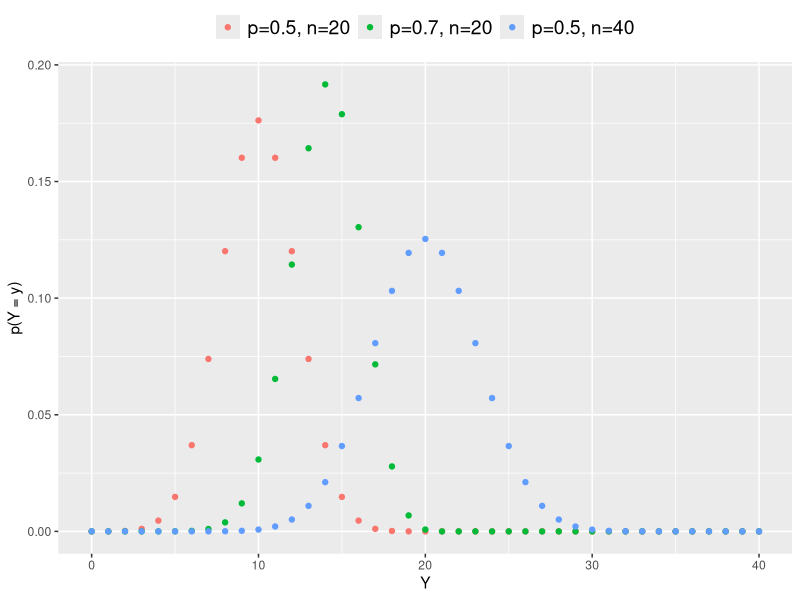
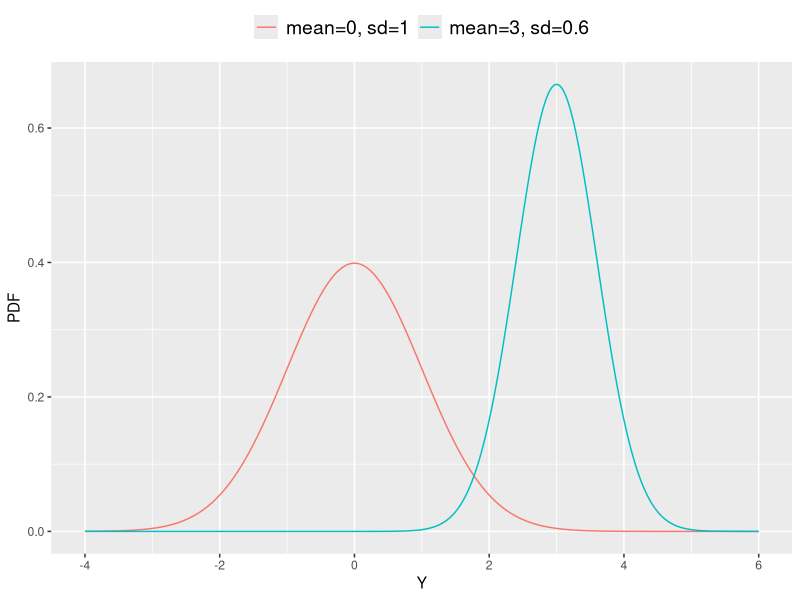
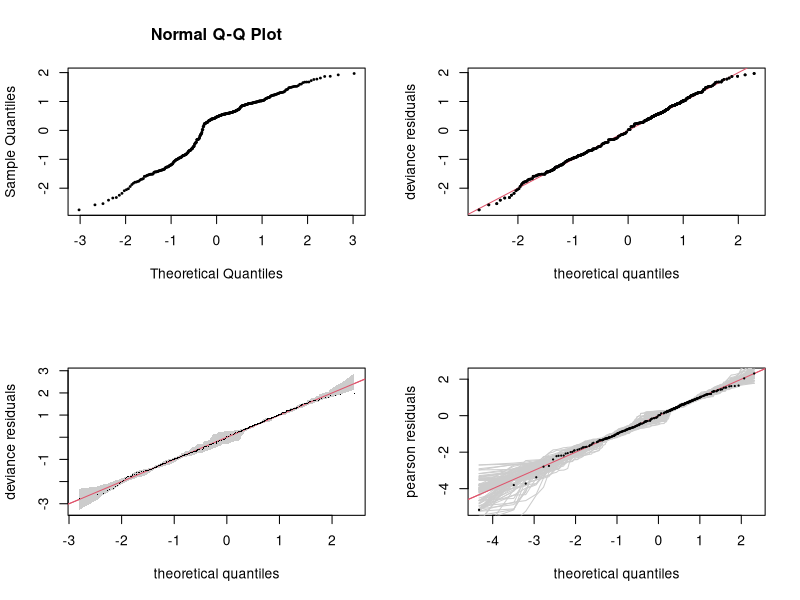
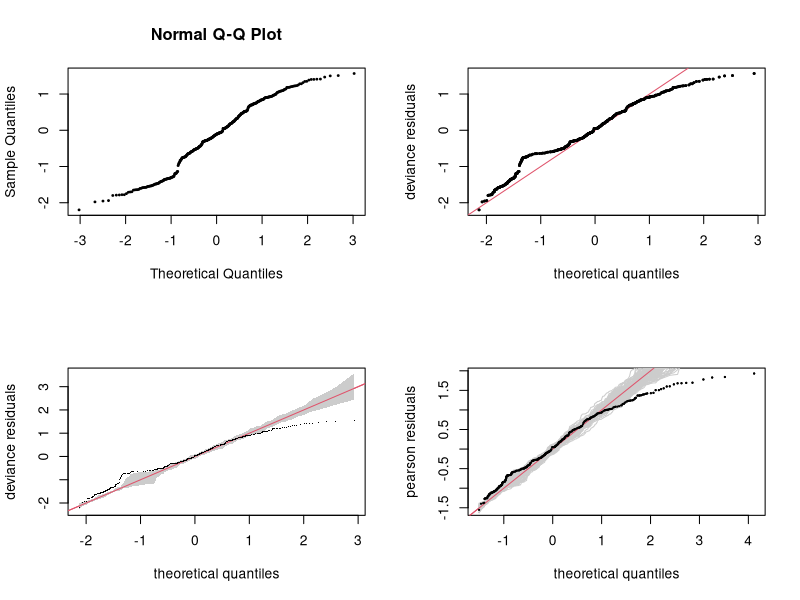
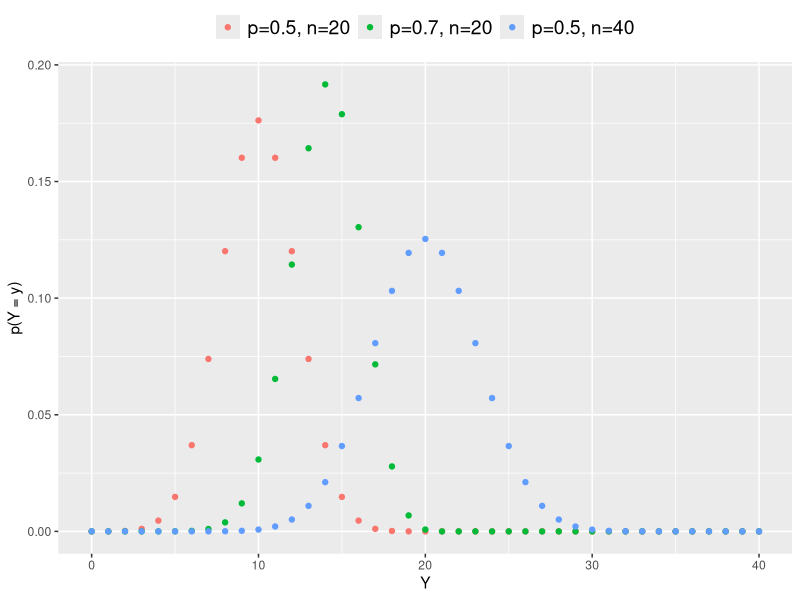
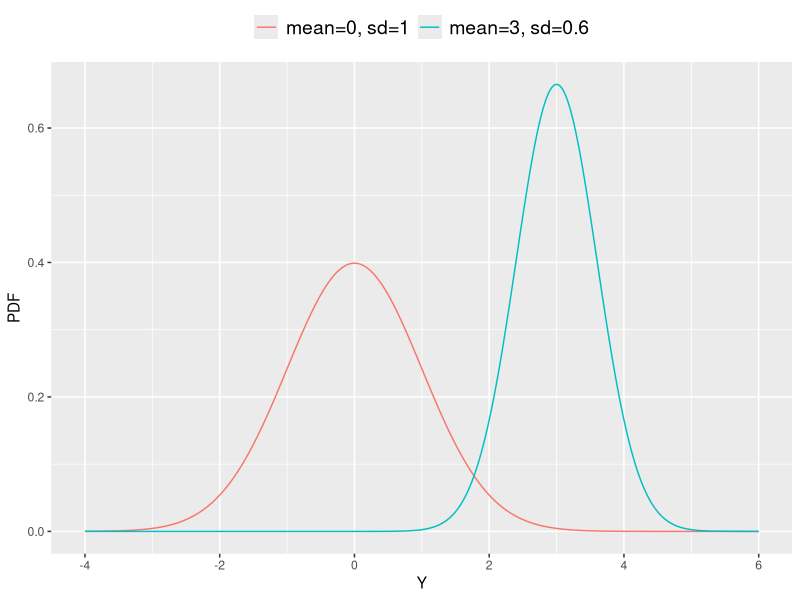

Write R code to recreate these figures, in order. (Note: this script raises an error after producing the figures.)
#Script RegressionModelOverview_MCF_PostWorkshop.r...Megan C. Ferguson...27 December 2021

  library(ggplot2)

  #What is the binomial distribution?

    #Plot the probability density functions for three Bin distributions:
    #dens1: p=0.5, n=20
    #dens2: p=0.7, n=20
    #dens3: p=0.5, n=40
      
      x <- seq(from=0, to=40, by=1)
      
      dens1 <- dbinom(x,
                     size=20,
                     prob = 0.5)
      
      dens2 <- dbinom(x,
                     size=20,
                     prob = 0.7)
      
      dens3 <- dbinom(x,
                     size=40,
                     prob = 0.5)
      
      df.dens <- cbind.data.frame(x, dens1, dens2, dens3)
      
      ggplot(df.dens, aes(x)) +
        geom_point(aes(y = dens1, colour = "dens1")) + 
        geom_point(aes(y = dens2, colour = "dens2")) +
        geom_point(aes(y = dens3, colour = "dens3")) +
        xlab("Y") +
        ylab("p(Y = y)") + 
        scale_color_hue(labels=c("p=0.5, n=20", 
                                 "p=0.7, n=20",
                                 "p=0.5, n=40")) +
        theme(legend.title = element_blank(),
              legend.text = element_text(size=14),
              legend.position = "top")
      ggsave(filename="Figures\\3_Binomial_Distributions.png",
             device="png", width=7.5, height=6.5, units="in")
      
  #What is the normal distribution?

    #Plot the probability density functions for two normal distributions:
    #dens1 has a mean=0 and standard deviation=1
    #dens2 has mean=3, sd=0.6
      x <- seq(from=-4, to=6, by=0.01)
      dens1 <- dnorm(x,
                     mean=0,
                     sd = 1)
      dens2 <- dnorm(x,
                     mean=3,
                     sd = 0.6)
      df.dens <- cbind.data.frame(x, dens1, dens2)
      ggplot(df.dens, aes(x)) +
        geom_line(aes(y = dens1, colour = "dens1")) + 
        geom_line(aes(y = dens2, colour = "dens2")) +
        xlab("Y") +
        ylab("PDF") + 
        scale_color_hue(labels=c("mean=0, sd=1", 
                                 "mean=3, sd=0.6")) +
        theme(legend.title = element_blank(),
              legend.text = element_text(size=14),
              legend.position = "top")        
      ggsave(filename="Figures\\2_Normal_Distributions.png",
             device="png", width=7.5, height=6.5, units="in")
      
  #A binomial, link="logit" (i.e., logistic) GAM from the mgcv package manual,
  #mgcv.pdf, page 200
      
    library(mgcv)
      
    ## simulate binomial data...
      set.seed(0) #Set seed for random number generator to get the same
                  #random numbers every time
      
      n.samp <- 400 #Set sample size
      
      dat <- gamSim(1,n=n.samp,dist="binary",scale=.33) #Simulate data
      
      p <- binomial()$linkinv(dat$f) ## binomial p
        #Break down the command above: Type ?stats::family in the R console to 
        #view the R helpfile that explains this further.
          B <- binomial() #Create an object called B that is class "family",
                          #in this case, the binomial family
          
          #Investgate B, which is a list with multiple named elements
            class(B) #The class of B.
            names(B) #The names assigned to B.
            B$family #The family name, as a character.
            B$link   #The name of the link function, as a character.
            B$linkfun#The link function, as a function.
                     #The logit link function is defined as log(p/(1-p))
            B$linkinv#The inverse of the link function, as a function.
                     #The inverse logit is exp(x)/(1 + exp(x))
            
          #So, binomial()$linkinv(dat$f) applies the inverse logit function
          #to the values stored in dat$f:
            
            test <- exp(dat$f)/(1 + exp(dat$f)) #Compute "p" manually
            summary(test - p) #These are identical

      n <- sample(c(1,3),n.samp,replace=TRUE) ## binomial n
        #Break down the command above: sample() is a function that 
        #randomly samples from the elements in c(1,3), n.samp times, with
        #replacement. n.samp is defined as 400 above. So, n is just a 
        #vector with 400 elements that is composed of a random assignment
        #of 1s and 3s, representing total # of trials for use by rbinom
        #below.
      
      dat$y <- rbinom(n,n,p)
        #Break down the command above: rbinom() creates length(n) random 
        #numbers from the binomial distribution. The binomial distribution
        #is defined by two parameters: 1) the number of trials (called n
        #here); and 2) the probability of success on each trial (p). The 
        #result is a vector y, the randomly-generated number of successes. 
        #The ith element of y, y[i], is the result
        #of randomly drawing from the binomial distribution with number of
        #trials equal to n[i] and probability of success on a single trial
        #equal to p[i]. y[i] corresponds to the number of successes out of 
        #n[i] trials.
      
      dat$n <- n #Save the n created above to dataframe dat
      
      lr.fit <- gam(y/n~s(x0)+s(x1)+s(x2)+s(x3),family=binomial,
                    data=dat,weights=n,method="REML")
        #Here, y/n is the proportion of successes, computed as the number
        #of successful trials divided by the total number of trials.
      
        #Also, note that the default link function for the binomial family 
        #is the logit. (See ?stats::family). The call above is identical to the
        #following:
          test <- gam(y/n~s(x0)+s(x1)+s(x2)+s(x3),family=binomial(link="logit"),
                      data=dat,weights=n,method="REML")
          summary(lr.fit)
          summary(test) #Identical to summary(lr.fit)

    par(mfrow=c(2,2))
    
    #The following code shows how to evaluate the fit of the model to the 
    #simulated data
    
      ## normal QQ-plot of deviance residuals
      qqnorm(residuals(lr.fit),pch=19,cex=.3)
      
      ## Quick QQ-plot of deviance residuals
      qq.gam(lr.fit,pch=19,cex=.3)
      
      ## Simulation based QQ-plot with reference bands
      qq.gam(lr.fit,rep=100,level=.9)
      
      ## Simulation based QQ-plot, Pearson resids, all
      ## simulated reference plots shown...
      qq.gam(lr.fit,rep=100,level=1,type="pearson",pch=19,cex=.2)
    
    ## Now fit the wrong model and check....
      #This shows what the model evaluation plots look like when the wrong
      #model is used to fit the data.
      pif <- gam(y~s(x0)+s(x1)+s(x2)+s(x3),family=poisson,data=dat,method="REML")
      par(mfrow=c(2,2))
      qqnorm(residuals(pif),pch=19,cex=.3)
      qq.gam(pif,pch=19,cex=.3)
      qq.gam(pif,rep=100,level=.9)
      qq.gam(pif,rep=100,level=1,type="pearson",pch=19,cex=.2)      
      dev.off()
          
  #Input Crance's bearded seal data and create preliminary models
      
    #Input data
      seal.dat <- read.csv("Data\\Bearded overwinter data - R figuring_forMF_byPng.csv")
      summary(seal.dat)
      
      #Rename some fields, to simplify
        idx <- which(names(seal.dat)=="X.yes")
        names(seal.dat)[idx] <- "Yes"
        
        idx <- which(names(seal.dat)=="X.Pngs")
        names(seal.dat)[idx] <- "Pngs"
        
      #Make sure Mooring is a factor variable
        seal.dat$Mooring <- as.factor(seal.dat$Mooring)
        summary(seal.dat)
                
    #CalJulian gam; logit link
    
      CalJulian.logit <- gam(Yes/Pngs ~ s(CalJulian, bs="cc"), #cyclic cubic regression spline
                                          data = seal.dat,
                                          weights = Pngs,
                                          method="REML",  #Restricted maximum likelihood to fit model
                                          family=binomial(link="logit"))
      plot(CalJulian.logit)
      
    #ActualJulianDate (scaled) gam; logit link
      
      #Scale ActualJulianDate to minimize chances of running into parameter estimation
      #issues during model fitting
      
        seal.dat$AJD <- seal.dat$ActualJulianDate/10000
        head(seal.dat$AJD)
        summary(seal.dat$ActualJulianDate)
        summary(seal.dat$AJD)

        AJD.logit <- gam(Yes/Pngs ~ s(AJD, bs="ts"), #thin plate regression spline w/ shrinkage
                                      data = seal.dat,
                                      weights = Pngs,
                                      method="REML",  
                                      family=binomial(link="logit"))
        plot(AJD.logit)
                                            
    #Ice gam; logit link
    
      Ice.logit <- gam(Yes/Pngs ~ s(Ice, bs="ts"), 
                                          data = seal.dat,
                                          weights = Pngs,
                                          method="REML",  
                                          family=binomial(link="logit"))
      plot(Ice.logit)

    #Distance gam; logit link.
    #Set k=7 in s(Distance) because there are only 7 unique distances and the 
    #default basis dimension for a ts spline is larger than that. See note about
    #k and choose.k in the Year gam below for more information. The default k
    #is 10, and if you try building the gam with the default setting you'll
    #get an error.
    
      Distance.logit.gam <- gam(Yes/Pngs ~ s(Distance, bs="ts", k=7), #specify k
                                          data = seal.dat,
                                          weights = Pngs,
                                          method="REML",  
                                          family=binomial(link="logit"))
      plot(Distance.logit.gam)

    #Year gam; logit link. Because there are only 5 years, need to set the argument
    #k (basis dimension) in the smooth term to a value <= 5 or else the following
    #error occurs: 
    #  "Error in smooth.construct.tp.smooth.spec(object, data, knots) : 
    #  A term has fewer unique covariate combinations than specified maximum 
    #  degrees of freedom"
    #See the choose.k helpfile for more information, including the following:
    #  "In practice k-1 (or k) sets the upper limit on the degrees of freedom 
    #   associated with an s smooth (1 degree of freedom is usually lost to the 
    #   identifiability constraint on the smooth)." 
    
      Year.logit.ts <- gam(Yes/Pngs ~ s(Year, bs="ts", k=5), #thin plate regression spline w/ shrinkage
                                          data = seal.dat,
                                          weights = Pngs,
                                          method="REML",  
                                          family=binomial(link="logit"))
      plot(Year.logit.ts)
      
      #Build model with cs smooth, just out of curiosity, to compare with ts model
        Year.logit.cs <- gam(Yes/Pngs ~ s(Year, bs="cs", k=5), #cubic regression spline w/ shrinkage
                                            data = seal.dat,
                                            weights = Pngs,
                                            method="REML",  
                                            family=binomial(link="logit"))
        plot(Year.logit.cs)

    #Global gam. Mooring as a fixed factor affecting only intercept (this is 
    #likely a poor choice). logit link.
    
      global.logit.int <- gam(Yes/Pngs ~ s(CalJulian, bs="cc") + 
                                       Mooring + #Mooring as a fixed effect (factor) that
                                                 #  can only affect the intercept
                                       s(Ice, bs="ts") +       
                                       s(Year, bs="ts", k=5),
                            data = seal.dat,
                            weights = Pngs,
                            method="REML",                     
                            family=binomial(link="logit"))
      plot(global.logit.int) #Note that the plots are all scaled to have the
      #same range on the y-axis. Can change that using the scale argument
      #to plot.gam, as follows:
        plot(global.logit.int, scale=0)
                              
    #CalJulian hgam. "GS" model structure from Pedersen et al. (2019), with mooring  
    #as a factor in the smooth for CalJulian, creating a shared global trend with
    #individual smooths for each mooring, and each factor-level smooth shares
    #the same smoothing parameter. 
    #logit link. For more information on bs="fs", see  
    #?mgcv::factor.smooth.interaction.
    
      #I don't think this is the best way to model this. See CalJulian.logit.GS.xt
      #and associated notes below for a better approach and rationale.   
        CalJulian.logit.GS <- gam(Yes/Pngs ~ s(CalJulian, bs="cc", m=2) +
                                           s(CalJulian, Mooring, bs="fs", m=2), #not sure if I need "cc" anywhere here
                            data = seal.dat,
                            weights = Pngs,
                            method="REML",                     
                            family=binomial(link="logit"))
        plot(CalJulian.logit.GS)
      
      #I think the next model is the correct model because it specifies cc splines  
      #for the global smooth and also for each factor level smooth. The following
      #is from ?mgcv::factor.smooth.interaction :
      #  "Any singly penalized basis can be used to smooth at each factor level. 
      #  The default is "tp", but alternatives can be supplied in the xt argument 
      #  of s (e.g. s(x,fac,bs="fs",xt="cr") or s(x,fac,bs="fs",xt=list(bs="cr")). 
      #  The k argument to s(...,bs="fs") refers to the basis dimension to use for 
      #  each level of the factor variable."      
      
        CalJulian.logit.GS.xt <- gam(Yes/Pngs ~ s(CalJulian, bs="cc", m=2) + 
                                                s(CalJulian, Mooring, bs="fs", 
                                                  xt=list(bs="cc"), m=2), #cc
                            data = seal.dat,
                            weights = Pngs,
                            method="REML",                     
                            family=binomial(link="logit"))
        plot(CalJulian.logit.GS.xt)
        
    #AJD hgam. "GS" model structure from Pedersen et al. (2019), with mooring  
    #as a factor in the smooth for AJD, creating a shared global trend with
    #individual smooths for each mooring that share the smoothing parameter. 
    #logit link. For more information on bs="fs", see  
    #?mgcv::factor.smooth.interaction. Use "tx" splines for the global and 
    #all factor-level smooths.
    
      #This model didn't run with bs="ts" and I don't know why. Maybe it's not
      #possible to use shrinkage smoothers with bs="fs"?
        not.run <- TRUE
        if(!not.run){ #Do not run this code if not.run is TRUE
          AJD.logit.GS <- gam(Yes/Pngs ~ s(AJD, bs="ts", m=2) +
                                       s(AJD, Mooring, bs="fs", 
                                         xt=list(bs="ts"), m=2),
                              data = seal.dat,
                              weights = Pngs,
                              method="REML",                     
                              family=binomial(link="logit"))
          plot(AJD.logit.GS)
        }
      
      #Shrinkage smoother for global; regular tp smoother for factor levels    
        AJD.logit.GS.ts <- gam(Yes/Pngs ~ s(AJD, bs="ts", m=2) +
                                     s(AJD, Mooring, bs="fs", m=2),
                            data = seal.dat,
                            weights = Pngs,
                            method="REML",                     
                            family=binomial(link="logit"))
        plot(AJD.logit.GS.ts)
      
      #Regular tp smoothers for all smooths  
        AJD.logit.GS.tp <- gam(Yes/Pngs ~ s(AJD, bs="tp", m=2) +
                                     s(AJD, Mooring, bs="fs", 
                                         xt=list(bs="tp"), m=2),
                            data = seal.dat,
                            weights = Pngs,
                            method="REML",                     
                            family=binomial(link="logit"))
        plot(AJD.logit.GS.tp)

    #Ice hgam. "GS" model structure from Pedersen et al. (2019), with mooring  
    #as a factor in the smooth for Ice, creating a shared global trend with
    #individual smooths for each mooring that share the smoothing parameter. 
    #logit link.
    
      Ice.logit.GS <- gam(Yes/Pngs ~ s(Ice, bs="ts", m=2) + 
                                     s(Ice, Mooring, bs="fs", m=2), 
                            data = seal.dat,
                            weights = Pngs,
                            method="REML",                     
                            family=binomial(link="logit"))
      plot(Ice.logit.GS)
      
    #Create a fake latitude variable, numbered 1:9 from south to north based on 
    #mooring location. Based on the mooring map in Jess's manuscript, I think
    #the correct order is as follows:
    # 1: NM1
    # 2: KZ1
    # 3: PH1
    # 4: CL1
    # 5: IC1
    # 6: WT1
    # 7: IC2
    # 8: BF2
    # 9: IC3
      
      Fake.Lat <- rep(NA, length=nrow(seal.dat))
      Fake.Lat[which(seal.dat$Mooring == "NM1")] <- 1
      Fake.Lat[which(seal.dat$Mooring == "KZ1")] <- 2
      Fake.Lat[which(seal.dat$Mooring == "PH1")] <- 3
      Fake.Lat[which(seal.dat$Mooring == "CL1")] <- 4
      Fake.Lat[which(seal.dat$Mooring == "IC1")] <- 5
      Fake.Lat[which(seal.dat$Mooring == "WT1")] <- 6
      Fake.Lat[which(seal.dat$Mooring == "IC2")] <- 7
      Fake.Lat[which(seal.dat$Mooring == "BF2")] <- 8
      Fake.Lat[which(seal.dat$Mooring == "IC3")] <- 9
      
      seal.dat$Fake.Lat <- Fake.Lat
      
      summary(seal.dat$Fake.Lat)
      summary(as.factor(seal.dat$Fake.Lat))
      summary(seal.dat$Mooring)
      
    #Bivariate smooth of AJD and Fake.Lat. logit link.
      
        AJD.Fake.Lat.logit <- gam(Yes/Pngs ~ te(AJD, Fake.Lat, bs="ts"), #tensor product spline
                                      data = seal.dat,
                                      weights = Pngs,
                                      method="REML",  
                                      family=binomial(link="logit"))
        plot(AJD.Fake.Lat.logit)
      
    #Trivariate smooth of AJD, Fake.Lat, and Ice. logit link.
      
        AJD.Fake.Lat.Ice.logit <- gam(Yes/Pngs ~ te(AJD, Fake.Lat, Ice, bs="ts"),
                                      data = seal.dat,
                                      weights = Pngs,
                                      method="REML",  
                                      family=binomial(link="logit"))
        plot(AJD.Fake.Lat.Ice.logit) #These default figures are awful!!
          #I think each plot is showing Fake.Lat on the x-axis and AJD on the 
          #y-axis. Then, each plot sets Ice to be a constant value, and the
          #colors and contours show the value of the spline. I think the 
          #supplementary files for Pedersen et al. 2019 likely have good
          #examples of how to build better plots for these types of models.
          #Files available at https://github.com/eric-pedersen/mixed-effect-gams;
          #open supplemental_code.r and search for bird_modGS, which is Figure
          #12 in the manuscript.
          
    #AJD and Ice hgam. "GS" model structure from Pedersen et al. (2019), with mooring  
    #as a factor in the smooth for AJD and Ice, creating a shared global trend with
    #individual smooths for each mooring that share the smoothing parameter. 
    #logit link. See p. 15 of Pedersen et al. 2019 for coding details and his
    #supplemental_code.r for plotting suggestions. 
    
      #This model takes a while to build.  
        AJD.Ice.logit.GS <- gam(Yes/Pngs ~ te(AJD, Ice, bs="tp", m=2) + 
                                         t2(AJD, Ice, Mooring, 
                                            bs=c("tp", "tp", "re"),
                                            m=2, full=TRUE), 
                                        data = seal.dat,
                                        weights = Pngs,
                                        method="REML",                     
                                        family=binomial(link="logit"))
        plot(AJD.Ice.logit.GS) #This plot is not very helpful
          
    #Other types of variables and models to consider:
    # i. Consider examining latitude of each mooring instead of 
    #    mooring as a factor variable.
    # ii. Regular gam with a bivariate tensor product smooth 
    #      te(date, latitude). From the ?te helpfile: 
    #      "Tensor product smooths are especially useful for representing 
    #       functions of covariates measured in different units, although they 
    #       are typically not quite as nicely behaved as t.p.r.s. smooths for 
    #       well scaled covariates." In other words, te smooths can be anisotropic,
    #       whereas tprs smooths are only isotropic.
    # iii. Regular gam with a trivariate smooth: te(date, latitude, ice)
    # iv. Evaluate whether the logit link is appropriate. Another potential
    #    link fcn to use is the cloglog link.
    # v. Evaluate whether the binomial distribution is appropriate. If there
    #   are an overwhelmingly large number of zeros in the data, a zero-inflated
    #   binomial model might be better.

        
        
        
        
                
        
    #Models that MCF added on 12.27.
        
      #Explicitly omit NA data so that we know what dataset we're working with
        
        idx <- which(is.na(seal.dat$Yes) == TRUE)
        seal.dat.noNA <- seal.dat[-idx,]
        summary(seal.dat.noNA)
        
      #Make Month a factor 
        seal.dat.noNA <- cbind.data.frame(seal.dat.noNA, "mo.fact"=as.factor(seal.dat.noNA$Month))

      #Build CalJulian.Ice.Mooring model  
        CalJulian.Ice.Mooring.logit.GS <- gam(Yes/Pngs ~ te(CalJulian, Ice, bs=c("cc","tp"), m=2) + 
                                                       t2(CalJulian, Ice, Mooring, 
                                                          bs=c("cc", "tp", "re"),
                                                          m=2, full=TRUE), 
                                                      data = seal.dat.noNA,
                                                      weights = Pngs,
                                                      method="REML",                     
                                                      family=binomial(link="logit"))
        gam.check(CalJulian.Ice.Mooring.logit.GS) 
        
        
        
        
        
          #This says that the term te(CalJulian, Ice) has k' = 19.0. I'm not sure why it was 19. 
          #The helpfile for te() says the default k is 5^d, and I think d is the number of dimensions
          #in the smooth, which would be 2 in this case. The te() helpfile also says that if
          #k is supplied as a single number, that basis dimension is used for each basis. If k
          #is supplied as an array, then the elements are the dimensions of the component
          #marginal bases of the tensor product. The choose.k helpfile says that, for
          #te smooths, the upper limit of the degrees of freedom is given by the product of the 
          #k values provided for each marginal smooth, less one for the constraint. It seems like k' 
          #provided in the output from gam.check represents the upper limit on the degrees of freedom
          #for that term. Because CalJulian.Ice.logit.GS used the default k value, I 
          #expected the upper limit on the degrees of freedom to be 5^2 - 1 = 25 - 1 = 24, not 19. 
        
        #Examine residuals further to see if k is an issue 
          resids <- residuals.gam(CalJulian.Ice.Mooring.logit.GS)
          dat <- cbind.data.frame(seal.dat.noNA, resids)
          CalJulian.Ice.Mooring.logit.GS.resids <- gam(resids ~ te(CalJulian, Ice, bs=c("cc","tp"), m=2, k=20), 
                                                                            data = dat,
                                                                            method="REML",                     
                                                                            family=normal)
      
        
        
        
        
        
        
        
        
        
      
      #Try increasing k. See mgcv helpfiles for choose.k, te, and gam.check  
        CalJulian.Ice.Mooring.logit.GS.k20 <- gam(Yes/Pngs ~ te(CalJulian, Ice, bs=c("cc","tp"), m=2, k=20) + 
                                         t2(CalJulian, Ice, Mooring, 
                                            bs=c("cc", "tp", "re"),
                                            m=2, full=TRUE), 
                                        data = seal.dat,
                                        weights = Pngs,
                                        method="REML",                     
                                        family=binomial(link="logit"))
        gam.check(CalJulian.Ice.Mooring.logit.GS.k20)
        
        #Examine residuals further to see if k is an issue 
          resids.k20 <- residuals.gam(CalJulian.Ice.Mooring.logit.GS.k20)
          CalJulian.Ice.Mooring.logit.GS.k20.resids <- gam(Yes/Pngs ~ te(CalJulian, Ice, bs=c("cc","tp"), m=2, k=25), 
                                                              data = seal.dat,
                                                              weights = Pngs,
                                                              method="REML",                     
                                                              family=binomial(link="logit"))
          
          
          
          
          
          
          
          
          
          
          
          
          
          
          
          
          
          
          
          
          
          
          
          
          
          
          
          
          
          
          
          
          
          
      